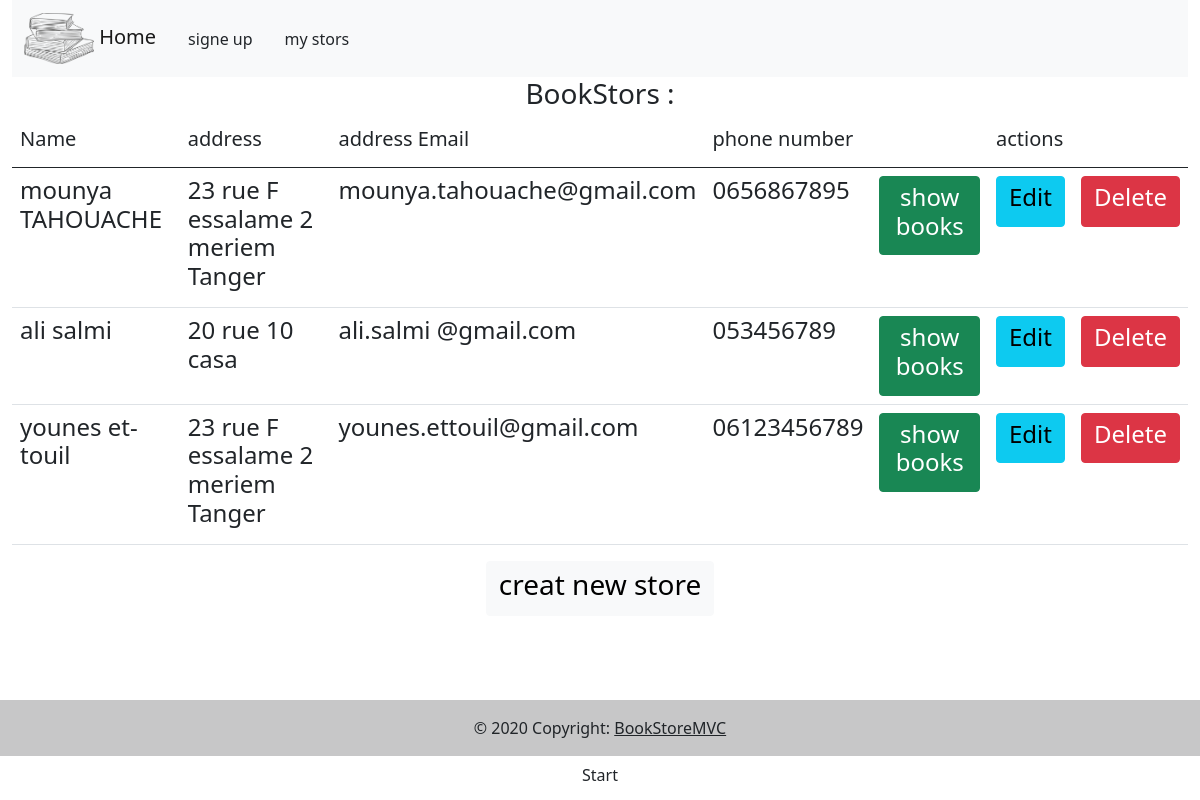
Page /index.php?action=liststors on the committed database.
### tables this page shows
CREATE TABLE `bookstore` (
  `id_bookstore` int(11) NOT NULL,
  `name` varchar(255) DEFAULT NULL,
  `adresse` text DEFAULT NULL,
  `email` varchar(255) DEFAULT NULL,
  `telephone` varchar(255) DEFAULT NULL
);

### controller/controleurbook.php (called while the page is built, shortened)
<?php
require_once "model/store.php";
require_once "model/storeDAO.php";
require_once "model/hasDAO.php";
require_once "view/view.php";
class ControleurBook{
  private $StoreDAO;
  public function __construct(){
    $this->StoreDAO = new StoreDAO();
  }
public function getAllStors(){
  $stors=$this->StoreDAO->getAll();
  $vue =new Vue("liststors");
  $vue->generer(array('liststors' => $stors ));
}
}
 ?>

### model/store.php (called while the page is built)
<?php
class Store{
  private $name ;
  private $adresse;
  private $email;
  private $tele ;
  private $id_s ;
public function __construct($name, $adresse, $email,$tele ,$id_store){
  $this->name = $name;
  $this->adresse = $adresse;
  $this->email =$email;
  $this->tele =$tele;
  $this->id_s=$id_store;
}
public function getNameS(){
  return $this->name ;
}
public function getAdresse(){
  return   $this->adresse;
}
public function getEmail(){
  return   $this->email ;
}
public function getTele(){
  return     $this->tele;
}
public function getId_S(){
  return $this->id_s;
}
}
 ?>

### model/storeDAO.php (called while the page is built, shortened)
<?php
require_once "store.php";
class StoreDAO{
  private $bdd;
  private $dbname="gestion_book";
  private $root="root";
  private $pswd="";
  public function __construct(){
    try {
      $this->bdd = new PDO('mysql:host=localhost;dbname='.$this->dbname,$this->root,$this->pswd);
    } catch (Exception $e) {
      die('Erreur :'.$e->getMessage());
    }
  }
  public function getAll(){
    $reponse  = $this->bdd->query('SELECT * from bookstore');
    $arrayStore =  array();
    while ($donnees = $reponse->fetch()) {
        array_push($arrayStore, new Store($donnees['name'], $donnees['adresse'] , $donnees['email'],$donnees['telephone'],$donnees['id_bookstore']));
  }
  return $arrayStore;
  }
}

### view/vueliststors.php (the view)
<?php $this->titre='book store' ?>
<div class="container-fluid">
<div class="text-center">
  <h3>BookStors :</h3>
  </div>
    <table class="table">
    <thead class="thead-dark">
        <tr>
          <th scope="col"><h5>Name</h5> </th>
          <th scope="col"><h5>address</h5> </th>
          <th scope="col"><h5>address Email</h5> </th>
          <th scope="col"><h5>phone number</h5> </th>
          <th scope="col"></th>
          <th scope="col"><h5>actions</h5> </th>
          <th scope="col"></th>
        </tr>
    </thead>
    <tbody>
      <?php foreach ($liststors as $store) {?>
      <tr>
        <td> <h4><?php echo $store->getNameS(); ?></h4> </td>
        <td> <h4><?php echo $store->getAdresse(); ?></h4> </td>
        <td> <h4><?php echo $store->getEmail(); ?></h4>  </td>
        <td> <h4><?php echo $store->getTele(); ?> </h4> </td>
        <td><a  href="index.php?action=<?php echo "mybooks"?>&ids=<?php echo $store->getId_S(); ?>"><button type = "submit" class = "btn btn-success" ><h4>show books</h4> </button></a></td>
        <td><a  href="index.php?action=<?php echo "modifierstore"?>&ids=<?php echo $store->getId_S(); ?>"><button type = "submit" class = "btn btn-info" ><h4>Edit</h4> </button></a></td>
        <td><a @onclick="" href="index.php?action=<?php echo "suppstore"?>&id=<?php echo $store->getId_S(); ?>"><button type = "submit" class = "btn btn-danger"><h4>Delete</h4> </button></a></td>
      </tr>
      <?php } ?>
    </tbody>
    </table>
<div class="text-center">
  <a @onclick="" href="index.php?action=<?php echo "inscreption"?>"><button type = "submit" class = "btn btn-light"><h3>creat new store </h3> </button></a></td>
</div>
</div>

### view/gabarit.php (shortened to what this page needs)
<?php require_once "view.php";?>
<!DOCTYPE html>
<html lang="en" dir="ltr">
  <head>
    <link href="https://cdn.jsdelivr.net/npm/bootstrap@5.0.0/dist/css/bootstrap.min.css" rel="stylesheet">
  </head>
  <body >
    <header class="container-fluid">
      <nav class="navbar navbar-expand-lg navbar-light bg-light">
      <div class="container-fluid">
        <a class="navbar-brand" href="index.php?action=start"><span><img src="view/contenu/img/pngfind.png" style="width:70px; hight:70px;" alt=""> </span>Home</a>
        <div class="collapse navbar-collapse" id="navbarNavDropdown">
          <ul class="navbar-nav">
            <li class="nav-item dropdown">
                <li><a class="dropdown-item" href="index.php?action=inscreption">signe up</a></li>
                <li><a class="dropdown-item" href="index.php?action=liststors">my stors </a></li>
            </li>
          </ul>
        </div>
      </div>
    </nav>
    </header>
  <div class=""   id="contenu">
    <?php echo $contenu ; ?>
  </div>
    <footer class="bg-light text-center text-lg-start" style="margin-top:7%;">
  <div class="text-center p-3" style="background-color: rgba(0, 0, 0, 0.2);">
    © 2020 Copyright:
    <a class="text-dark" href="index.php?action=start">BookStoreMVC</a>
  </div>
</footer>
  </body>
</html>

### controller/router.php (shortened to what this page needs)
<?php
require_once "controleurbook.php";
require_once "view/view.php";
 class Router{
private $ctrlbook;
public function __construct(){
  $this->ctrlbook = new ControleurBook();
}
public function routerRequete(){
try {
  if (isset($_GET['action'])) {
    switch ($_GET['action']) {
      case 'liststors':
          $this->ctrlbook->getAllStors();
          break;
      }
    }
  } catch (Exception $e) {
  $this->erreur($e->getMessage());
  }
}
}
 ?>

### view/view.php (shortened to what this page needs)
<?php
class Vue{
private $fichier;
private $titre;
public function __construct($action){
  $this->fichier = "view/vue".$action.".php";
}
public function generer($donnees){
  $contenu = $this->genererFichier($this->fichier,$donnees);
  $vue = $this->genererFichier("view/gabarit.php",array('titre' => $this->titre,'contenu' =>$contenu ));
  echo $vue;
}
private function genererFichier($fichier, $donnees) {
  if (file_exists($fichier)) {
      extract($donnees);
      require $fichier;
      return ob_get_clean();
    }else
    {
      throw new Exception("Fichier '.$fichier.' introuvable");
    }
}
}
 ?>

### index.php (shortened to what this page needs)
<?php
require_once "view/view.php";
require_once "controller/router.php";
$router = new Router();
$router->routerRequete();
 ?>
 <!DOCTYPE html>
 <html lang="en" dir="ltr">
   <head>
     <link href="https://cdn.jsdelivr.net/npm/bootstrap@5.0.0/dist/css/bootstrap.min.css" rel="stylesheet">
   </head>
   <body >
    <div class="text-center">
           <a class="btn text-dark " href="index.php?action=start">Start</a>
    </div>
   </body>
 </html>

### rows in the picture
bookstore: name "mounya TAHOUACHE", adresse "23 rue F essalame 2 meriem Tanger", email "mounya.tahouache@gmail.com", telephone "0656867895"
bookstore: name "ali salmi", adresse "20 rue 10 casa", email "ali.salmi @gmail.com", telephone "053456789"
bookstore: name "younes et-touil", adresse "23 rue F essalame 2 meriem Tanger", email "younes.ettouil@gmail.com", telephone "06123456789"
